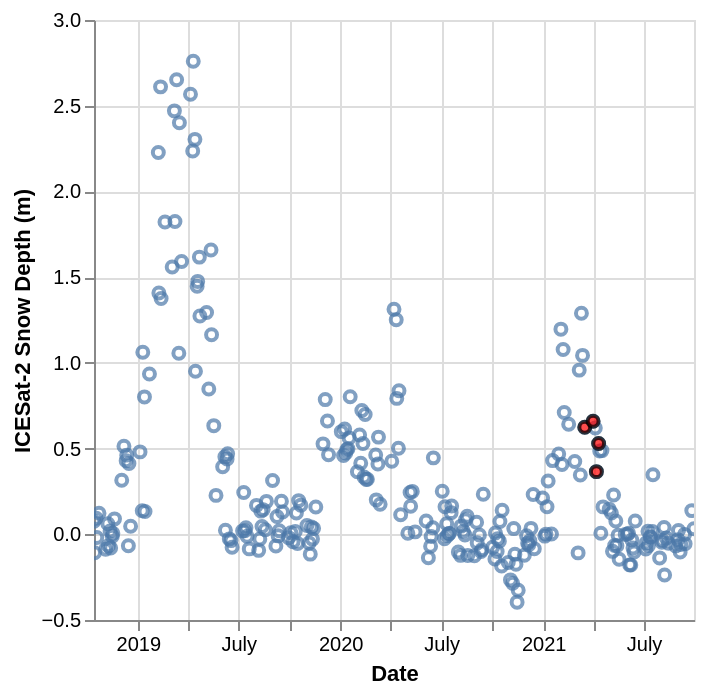

The notebook cell saved with this chart:
### Code cell
# Create the base chart
base = alt.Chart(medians_both).encode(
    x=alt.X('date:T', axis=alt.Axis(title='Date')),
    y=alt.Y('icesat2_3dep_dif:Q', axis=alt.Axis(title='ICESat-2 Snow Depth (m)'))
)

# Create the line chart
line = base.mark_point().encode(
    tooltip=[alt.Tooltip('date:T', title='Date'), alt.Tooltip('icesat2_3dep_dif:Q', title='ICESat-2 Snow Depth (m)')]

highlight_chart = alt.Chart(medians_both[medians_both['date'].isin(alt_highlight_dates)]).mark_point(size=30, color='red', filled=True, stroke='black', strokeWidth=2).encode(
    x=alt.X('date:T', axis=alt.Axis(title='Date')),
    y=alt.Y('icesat2_3dep_dif:Q', axis=alt.Axis(title='ICESat-2 Snow Depth (m)')),
    tooltip=[alt.Tooltip('date:T', title='Date'), alt.Tooltip('icesat2_3dep_dif:Q', title='ICESat-2 Snow Depth (m)')]
)  

# Add interactive selection for zooming and panning
chart = (line + highlight_chart).interactive()

# Display the chart
chart

### Figure 1 — Vega-Lite specification as saved in the notebook (floating-point values rounded to 4 significant figures; data arrays with more than 128 entries replaced by an {"elided": "..."} marker saying what was removed)
{"config": {"view": {"continuousWidth": 300, "continuousHeight": 300}}, "layer": [{"data": {"name": "data-886d6f34786a4b7fe882eda1ba81d7d8"}, "mark": {"type": "point"}, "encoding": {"tooltip": [{"field": "date", "title": "Date", "type": "temporal"}, {"field": "icesat2_3dep_dif", "title": "ICESat-2 Snow Depth (m)", "type": "quantitative"}], "x": {"axis": {"title": "Date"}, "field": "date", "type": "temporal"}, "y": {"axis": {"title": "ICESat-2 Snow Depth (m)"}, "field": "icesat2_3dep_dif", "type": "quantitative"}}, "name": "view_6"}, {"data": {"name": "data-32c5a13609adaca1c26e1569d7dc2ee4"}, "mark": {"type": "point", "color": "red", "filled": true, "size": 30, "stroke": "black", "strokeWidth": 2}, "encoding": {"tooltip": [{"field": "date", "title": "Date", "type": "temporal"}, {"field": "icesat2_3dep_dif", "title": "ICESat-2 Snow Depth (m)", "type": "quantitative"}], "x": {"axis": {"title": "Date"}, "field": "date", "type": "temporal"}, "y": {"axis": {"title": "ICESat-2 Snow Depth (m)"}, "field": "icesat2_3dep_dif", "type": "quantitative"}}}], "params": [{"name": "param_8", "select": {"type": "interval", "encodings": ["x", "y"]}, "bind": "scales", "views": ["view_6"]}], "$schema": "https://vega.github.io/schema/vega-lite/v5.20.1.json", "datasets": {"data-886d6f34786a4b7fe882eda1ba81d7d8": {"elided": "260 records"}, "data-32c5a13609adaca1c26e1569d7dc2ee4": [{"icesat2_3dep_dif": 0.6242, "reanalysis_sd": 0.356, "date": "2021-03-17T00:00:00"}, {"icesat2_3dep_dif": 0.6589, "reanalysis_sd": 0.5696, "date": "2021-04-01T00:00:00"}, {"icesat2_3dep_dif": 0.3655, "reanalysis_sd": 0.452, "date": "2021-04-07T00:00:00"}, {"icesat2_3dep_dif": 0.5293, "reanalysis_sd": 0.5006, "date": "2021-04-11T00:00:00"}]}}
